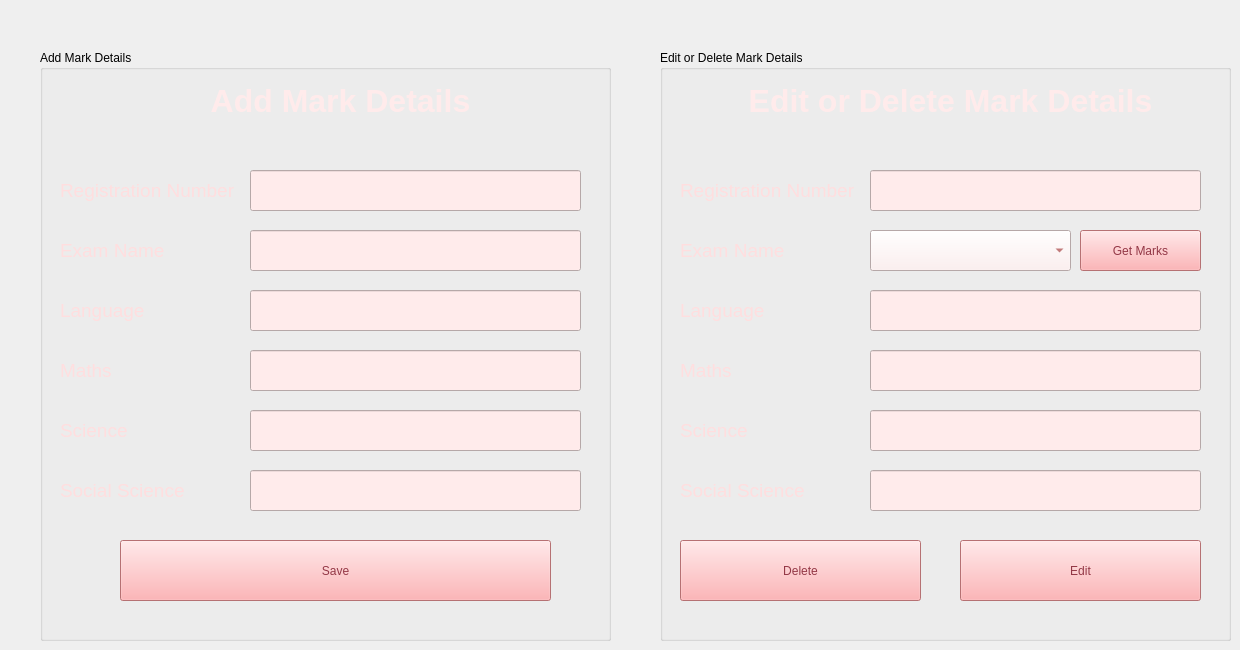
    <widget class="QWidget" name="tab_5">
     <attribute name="title">
      <string>Mark</string>
     </attribute>
     <widget class="QGroupBox" name="groupBox">
      <property name="geometry">
       <rect>
        <x>40</x>
        <y>50</y>
        <width>571</width>
        <height>591</height>
       </rect>
      </property>
      <property name="title">
       <string>Add Mark Details</string>
      </property>
      <widget class="QLabel" name="label_29">
       <property name="geometry">
        <rect>
         <x>100</x>
         <y>30</y>
         <width>401</width>
         <height>41</height>
        </rect>
       </property>
       <property name="font">
        <font>
         <pointsize>24</pointsize>
         <weight>75</weight>
         <bold>true</bold>
        </font>
       </property>
       <property name="styleSheet">
        <string notr="true">color: rgb(255, 235, 235);</string>
       </property>
       <property name="text">
        <string>Add Mark Details</string>
       </property>
       <property name="alignment">
        <set>Qt::AlignCenter</set>
       </property>
      </widget>
      <widget class="QLabel" name="label_30">
       <property name="geometry">
        <rect>
         <x>20</x>
         <y>130</y>
         <width>181</width>
         <height>21</height>
        </rect>
       </property>
       <property name="font">
        <font>
         <pointsize>14</pointsize>
        </font>
       </property>
       <property name="styleSheet">
        <string notr="true">color: rgb(255, 222, 223);</string>
       </property>
       <property name="text">
        <string>Registration Number</string>
       </property>
      </widget>
      <widget class="QLineEdit" name="AddExamName">
       <property name="geometry">
        <rect>
         <x>210</x>
         <y>180</y>
         <width>331</width>
         <height>41</height>
        </rect>
       </property>
       <property name="font">
        <font>
         <pointsize>14</pointsize>
        </font>
       </property>
       <property name="styleSheet">
        <string notr="true">background-color: rgb(255, 235, 235);
color: rgb(157, 49, 49);r</string>
       </property>
      </widget>
      <widget class="QLabel" name="label_31">
       <property name="geometry">
        <rect>
         <x>20</x>
         <y>190</y>
         <width>181</width>
         <height>21</height>
        </rect>
       </property>
       <property name="font">
        <font>
         <pointsize>14</pointsize>
        </font>
       </property>
       <property name="styleSheet">
        <string notr="true">color: rgb(255, 222, 223);</string>
       </property>
       <property name="text">
        <string>Exam Name</string>
       </property>
      </widget>
      <widget class="QLineEdit" name="AddLanguage">
       <property name="geometry">
        <rect>
         <x>210</x>
         <y>240</y>
         <width>331</width>
         <height>41</height>
        </rect>
       </property>
       <property name="font">
        <font>
         <pointsize>14</pointsize>
        </font>
       </property>
       <property name="styleSheet">
        <string notr="true">background-color: rgb(255, 235, 235);
color: rgb(157, 49, 49);r</string>
       </property>
      </widget>
      <widget class="QLabel" name="label_32">
       <property name="geometry">
        <rect>
         <x>20</x>
         <y>250</y>
         <width>181</width>
         <height>21</height>
        </rect>
       </property>
       <property name="font">
        <font>
         <pointsize>14</pointsize>
        </font>
       </property>
       <property name="styleSheet">
        <string notr="true">color: rgb(255, 222, 223);</string>
       </property>
       <property name="text">
        <string>Language</string>
       </property>
      </widget>
      <widget class="QLineEdit" name="AddMaths">
       <property name="geometry">
        <rect>
         <x>210</x>
         <y>300</y>
         <width>331</width>
         <height>41</height>
        </rect>
       </property>
       <property name="font">
        <font>
         <pointsize>14</pointsize>
        </font>
       </property>
       <property name="styleSheet">
        <string notr="true">background-color: rgb(255, 235, 235);
color: rgb(157, 49, 49);r</string>
       </property>
      </widget>
      <widget class="QLabel" name="label_33">
       <property name="geometry">
        <rect>
         <x>20</x>
         <y>310</y>
         <width>181</width>
         <height>21</height>
        </rect>
       </property>
       <property name="font">
        <font>
         <pointsize>14</pointsize>
        </font>
       </property>
       <property name="styleSheet">
        <string notr="true">color: rgb(255, 222, 223);</string>
       </property>
       <property name="text">
        <string>Maths</string>
       </property>
      </widget>
      <widget class="QLineEdit" name="AddScience">
       <property name="geometry">
        <rect>
         <x>210</x>
         <y>360</y>
         <width>331</width>
         <height>41</height>
        </rect>
       </property>
       <property name="font">
        <font>
         <pointsize>14</pointsize>
        </font>
       </property>
       <property name="styleSheet">
        <string notr="true">background-color: rgb(255, 235, 235);
color: rgb(157, 49, 49);r</string>
       </property>
      </widget>
      <widget class="QLabel" name="label_34">
       <property name="geometry">
        <rect>
         <x>20</x>
         <y>370</y>
         <width>181</width>
         <height>21</height>
        </rect>
       </property>
       <property name="font">
        <font>
         <pointsize>14</pointsize>
        </font>
       </property>
       <property name="styleSheet">
        <string notr="true">color: rgb(255, 222, 223);</string>
       </property>
       <property name="text">
        <string>Science</string>
       </property>
      </widget>
      <widget class="QLineEdit" name="AddSocial">
       <property name="geometry">
        <rect>
         <x>210</x>
         <y>420</y>
         <width>331</width>
         <height>41</height>
        </rect>
       </property>
       <property name="font">
        <font>
         <pointsize>14</pointsize>
        </font>
       </property>
       <property name="styleSheet">
        <string notr="true">background-color: rgb(255, 235, 235);
color: rgb(157, 49, 49);r</string>
       </property>
      </widget>
      <widget class="QLabel" name="label_35">
       <property name="geometry">
        <rect>
         <x>20</x>
         <y>430</y>
         <width>181</width>
         <height>21</height>
        </rect>
       </property>
       <property name="font">
        <font>
         <pointsize>14</pointsize>
        </font>
       </property>
       <property name="styleSheet">
        <string notr="true">color: rgb(255, 222, 223);</string>
       </property>
       <property name="text">
        <string>Social Science</string>
       </property>
      </widget>
      <widget class="QPushButton" name="btnSaveMark">
       <property name="geometry">
        <rect>
         <x>80</x>
         <y>490</y>
         <width>431</width>
         <height>61</height>
        </rect>
       </property>
       <property name="styleSheet">
        <string notr="true">font: 14pt &quot;MS Shell Dlg 2&quot;;
background-color: rgb(255, 158, 161);
color: rgb(147, 56, 70);</string>
       </property>
       <property name="text">
        <string>Save</string>
       </property>
      </widget>
      <widget class="QLineEdit" name="AddMarkRegisNum">
       <property name="geometry">
        <rect>
         <x>210</x>
         <y>120</y>
         <width>331</width>
         <height>41</height>
        </rect>
       </property>
       <property name="font">
        <font>
         <pointsize>14</pointsize>
        </font>
       </property>
       <property name="styleSheet">
        <string notr="true">background-color: rgb(255, 235, 235);
color: rgb(157, 49, 49);r</string>
       </property>
      </widget>
     </widget>
     <widget class="QGroupBox" name="groupBox_2">
      <property name="geometry">
       <rect>
        <x>660</x>
        <y>50</y>
        <width>571</width>
        <height>591</height>
       </rect>
      </property>
      <property name="title">
       <string>Edit or Delete Mark Details</string>
      </property>
      <widget class="QLabel" name="label_36">
       <property name="geometry">
        <rect>
         <x>70</x>
         <y>30</y>
         <width>441</width>
         <height>41</height>
        </rect>
       </property>
       <property name="font">
        <font>
         <pointsize>24</pointsize>
         <weight>75</weight>
         <bold>true</bold>
        </font>
       </property>
       <property name="styleSheet">
        <string notr="true">color: rgb(255, 235, 235);</string>
       </property>
       <property name="text">
        <string>Edit or Delete Mark Details</string>
       </property>
       <property name="alignment">
        <set>Qt::AlignCenter</set>
       </property>
      </widget>
      <widget class="QLabel" name="label_37">
       <property name="geometry">
        <rect>
         <x>20</x>
         <y>130</y>
         <width>181</width>
         <height>21</height>
        </rect>
       </property>
       <property name="font">
        <font>
         <pointsize>14</pointsize>
        </font>
       </property>
       <property name="styleSheet">
        <string notr="true">color: rgb(255, 222, 223);</string>
       </property>
       <property name="text">
        <string>Registration Number</string>
       </property>
      </widget>
      <widget class="QLabel" name="label_38">
       <property name="geometry">
        <rect>
         <x>20</x>
         <y>190</y>
         <width>181</width>
         <height>21</height>
        </rect>
       </property>
       <property name="font">
        <font>
         <pointsize>14</pointsize>
        </font>
       </property>
       <property name="styleSheet">
        <string notr="true">color: rgb(255, 222, 223);</string>
       </property>
       <property name="text">
        <string>Exam Name</string>
       </property>
      </widget>
      <widget class="QLineEdit" name="EditLanguage">
       <property name="geometry">
        <rect>
         <x>210</x>
         <y>240</y>
         <width>331</width>
         <height>41</height>
        </rect>
       </property>
       <property name="font">
        <font>
         <pointsize>14</pointsize>
        </font>
       </property>
       <property name="styleSheet">
        <string notr="true">background-color: rgb(255, 235, 235);
color: rgb(157, 49, 49);r</string>
       </property>
      </widget>
      <widget class="QLabel" name="label_39">
       <property name="geometry">
        <rect>
         <x>20</x>
         <y>250</y>
         <width>181</width>
         <height>21</height>
        </rect>
       </property>
       <property name="font">
        <font>
         <pointsize>14</pointsize>
        </font>
       </property>
       <property name="styleSheet">
        <string notr="true">color: rgb(255, 222, 223);</string>
       </property>
       <property name="text">
        <string>Language</string>
       </property>
      </widget>
      <widget class="QLineEdit" name="EditMaths">
       <property name="geometry">
        <rect>
         <x>210</x>
         <y>300</y>
         <width>331</width>
         <height>41</height>
        </rect>
       </property>
       <property name="font">
        <font>
         <pointsize>14</pointsize>
        </font>
       </property>
       <property name="styleSheet">
        <string notr="true">background-color: rgb(255, 235, 235);
color: rgb(157, 49, 49);r</string>
       </property>
      </widget>
      <widget class="QLabel" name="label_40">
       <property name="geometry">
        <rect>
         <x>20</x>
         <y>310</y>
         <width>181</width>
         <height>21</height>
        </rect>
       </property>
       <property name="font">
        <font>
         <pointsize>14</pointsize>
        </font>
       </property>
       <property name="styleSheet">
        <string notr="true">color: rgb(255, 222, 223);</string>
       </property>
       <property name="text">
        <string>Maths</string>
       </property>
      </widget>
      <widget class="QLineEdit" name="EditScience">
       <property name="geometry">
        <rect>
         <x>210</x>
         <y>360</y>
         <width>331</width>
         <height>41</height>
        </rect>
       </property>
       <property name="font">
        <font>
         <pointsize>14</pointsize>
        </font>
       </property>
       <property name="styleSheet">
        <string notr="true">background-color: rgb(255, 235, 235);
color: rgb(157, 49, 49);r</string>
       </property>
      </widget>
      <widget class="QLabel" name="label_41">
       <property name="geometry">
        <rect>
         <x>20</x>
         <y>370</y>
         <width>181</width>
         <height>21</height>
        </rect>
       </property>
       <property name="font">
        <font>
         <pointsize>14</pointsize>
        </font>
       </property>
       <property name="styleSheet">
        <string notr="true">color: rgb(255, 222, 223);</string>
       </property>
       <property name="text">
        <string>Science</string>
       </property>
      </widget>
      <widget class="QLineEdit" name="EditSocial">
       <property name="geometry">
        <rect>
         <x>210</x>
         <y>420</y>
         <width>331</width>
         <height>41</height>
        </rect>
       </property>
       <property name="font">
        <font>
         <pointsize>14</pointsize>
        </font>
       </property>
       <property name="styleSheet">
        <string notr="true">background-color: rgb(255, 235, 235);
color: rgb(157, 49, 49);r</string>
       </property>
      </widget>
      <widget class="QLabel" name="label_42">
       <property name="geometry">
        <rect>
         <x>20</x>
         <y>430</y>
         <width>181</width>
         <height>21</height>
        </rect>
       </property>
       <property name="font">
        <font>
         <pointsize>14</pointsize>
        </font>
       </property>
       <property name="styleSheet">
        <string notr="true">color: rgb(255, 222, 223);</string>
       </property>
       <property name="text">
        <string>Social Science</string>
       </property>
      </widget>
      <widget class="QPushButton" name="btnEditMark">
       <property name="geometry">
        <rect>
         <x>300</x>
         <y>490</y>
         <width>241</width>
         <height>61</height>
        </rect>
       </property>
       <property name="styleSheet">
        <string notr="true">font: 14pt &quot;MS Shell Dlg 2&quot;;
background-color: rgb(255, 158, 161);
color: rgb(147, 56, 70);</string>
       </property>
       <property name="text">
        <string>Edit</string>
       </property>
      </widget>
      <widget class="QPushButton" name="btnDeleteMark">
       <property name="geometry">
        <rect>
         <x>20</x>
         <y>490</y>
         <width>241</width>
         <height>61</height>
        </rect>
       </property>
       <property name="styleSheet">
        <string notr="true">font: 14pt &quot;MS Shell Dlg 2&quot;;
background-color: rgb(255, 158, 161);
color: rgb(147, 56, 70);</string>
       </property>
       <property name="text">
        <string>Delete</string>
       </property>
      </widget>
      <widget class="QPushButton" name="btnGetMarks">
       <property name="geometry">
        <rect>
         <x>420</x>
         <y>180</y>
         <width>121</width>
         <height>41</height>
        </rect>
       </property>
       <property name="styleSheet">
        <string notr="true">font: 14pt &quot;MS Shell Dlg 2&quot;;
background-color: rgb(255, 158, 161);
color: rgb(147, 56, 70);</string>
       </property>
       <property name="text">
        <string>Get Marks</string>
       </property>
      </widget>
      <widget class="QComboBox" name="EditExamName">
       <property name="geometry">
        <rect>
         <x>210</x>
         <y>180</y>
         <width>201</width>
         <height>41</height>
        </rect>
       </property>
       <property name="styleSheet">
        <string notr="true">background-color: rgb(255, 235, 235);
color: rgb(157, 49, 49);
font: 14pt &quot;MS Shell Dlg 2&quot;;</string>
       </property>
      </widget>
      <widget class="QLineEdit" name="EditMarkRegisNum">
       <property name="geometry">
        <rect>
         <x>210</x>
         <y>120</y>
         <width>331</width>
         <height>41</height>
        </rect>
       </property>
       <property name="font">
        <font>
         <pointsize>14</pointsize>
        </font>
       </property>
       <property name="styleSheet">
        <string notr="true">background-color: rgb(255, 235, 235);
color: rgb(157, 49, 49);r</string>
       </property>
      </widget>
     </widget>
    </widget>
